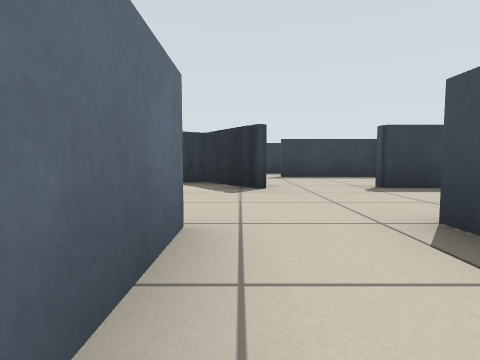
View 1 (above)

13 first-person views from a walk through a Stage world. The camera is 0.45 m above the floor, tilts 4° down and sees 80° across. Floor lines are 1 m apart. The floor is counted in squares, 1 m on a side. Each view is taken from the middle of a square. On the plan, view 1 faces up. The plan holds only what a view shows up to about 9 squares ahead; the rest is blank. The robots in the file are not drawn.

View 2
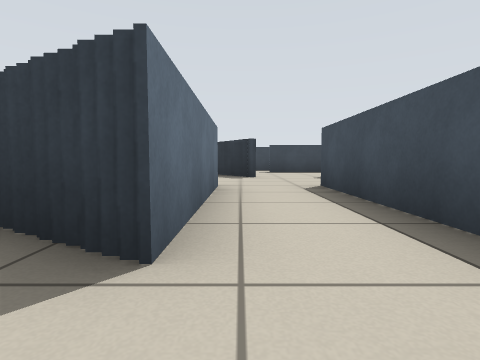

View 3
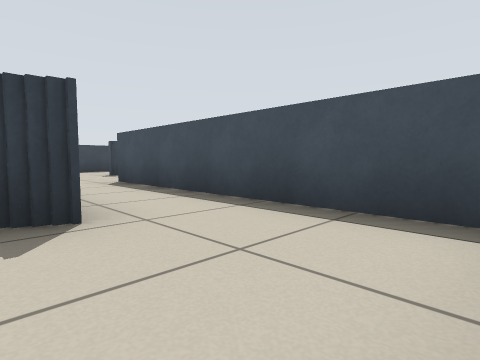

View 4
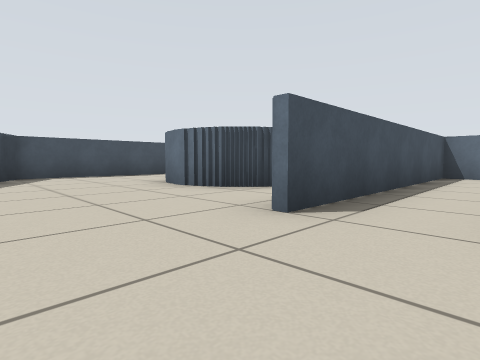

View 5
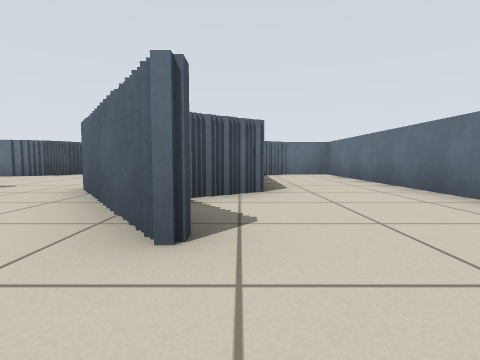

View 6
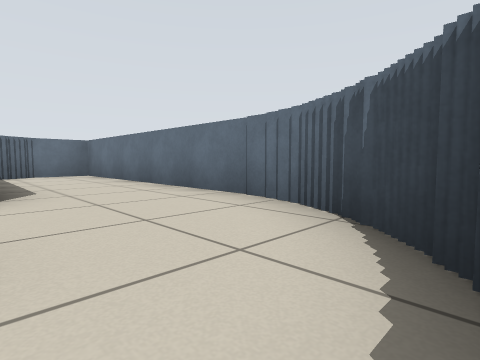

View 7
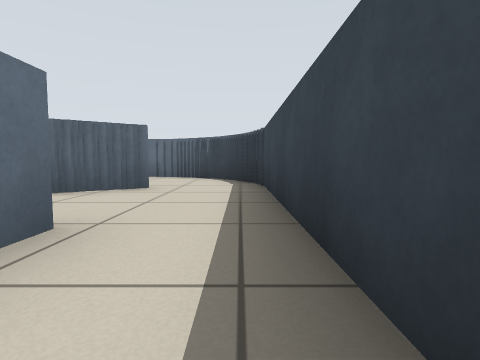

View 8
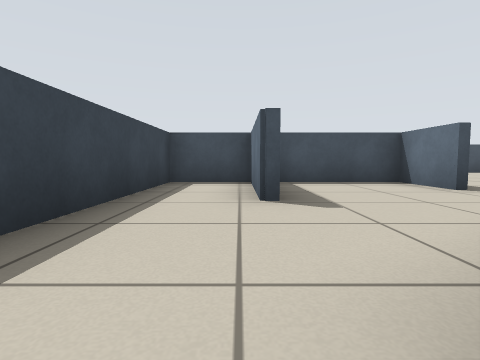

View 9
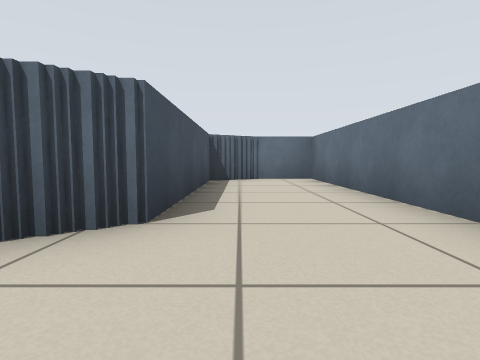

View 10
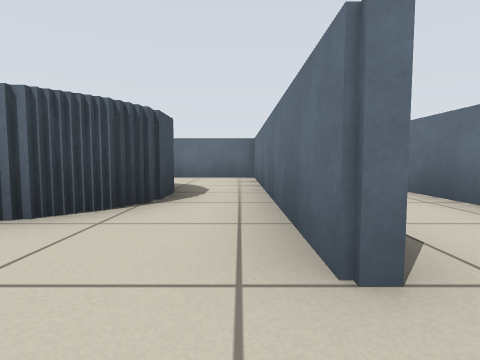

View 11
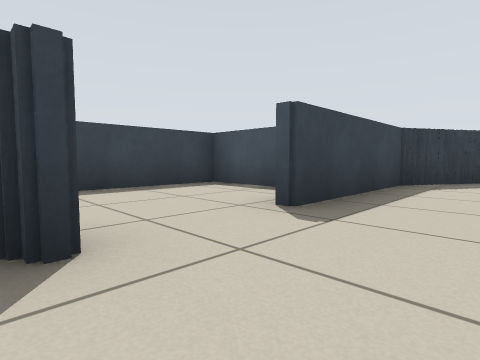

View 12
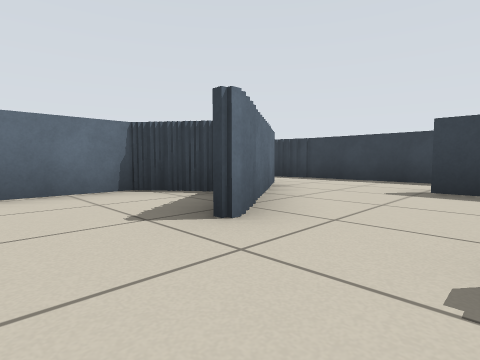

View 13
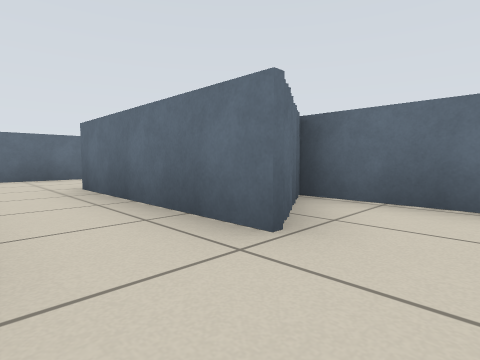

### Floor plan
Points are (right, up) in squares from view 1. A wall is a line through its corners. A room is listed if a view was taken in it or the views show most of it. See-through windows are left out.
Room 1 (views 1, 2, 3)
walls: (-1, -1.3) (-1.5, -1.3); (-1.1, -4.3) (1.4, -4.3) (1.4, 2.1); (-0.4, 2) (-0.4, -1.7) (-1.1, -1.7)
ways out: opening at (0, 2) to room 2
Room 2 (views 4, 5, 6, 7, 8, 9, 10, 11, 12, 13)
walls: (0.4, 4.9) (0.4, 4.6) (0, 4.6); (2.2, 4.8) (3.8, 4.8) (3.8, 7.6) (1, 7.6); (-0.5, 5.8) (-1, 5.8); (-0.9, 5.5) (-1.4, 5.5) (-1.4, 5.4); (1, 7.8) (3.8, 7.8) (3.8, 9.4) (-2.6, 9.4); (1.6, 2.1) (1.6, 0.6); (-1.2, 7.1) (-1.2, 6.6); (-2.1, 5.1) (-2.1, 0.9); (-1.4, 7.6) (-1.4, 7); (3.1, 0.8) (4.1, 0.8); (5.9, 4.6) (2.2, 4.6); (4, 1.1) (5, 1.1); (6.2, 4.3) (5.8, 4.3); (6.6, 4.1) (6.1, 4.1); (4.9, 0.8) (5.4, 0.8); (-4.7, 7.1) (-4.7, 0.2) (-3.1, 0.2); (-4.5, 7.6) (-4.5, 7); (-3.1, 0.5) (-2.3, 0.5) (-2.3, 5.4) (-1.6, 5.4); (-4, 8.5) (-4, 7.9); (-4.4, 8) (-4.4, 7.5); (7.1, 3.8) (6.5, 3.8); (8.3, 0.5) (8.3, 3)
ways out: opening at (0, 2) to room 1; opening at (2, 1); opening at (7, 1)

Where each view was taken, in squares from view 1:
view 1: 0 up, 0 right, facing up
view 2: 3 down, 0 right, facing up
view 3: 4 down, 1 left, facing up-right
view 4: 4 up, 0 right, facing down-right
view 5: 9 up, 2 left, facing down
view 6: 9 up, 2 left, facing down-left
view 7: 9 up, 3 right, facing left
view 8: 8 up, 2 left, facing right
view 9: 7 up, 3 left, facing down
view 10: 3 up, 2 right, facing down
view 11: 3 up, 0 right, facing up-right
view 12: 3 up, 2 right, facing up-left
view 13: 3 up, 1 right, facing down-left
